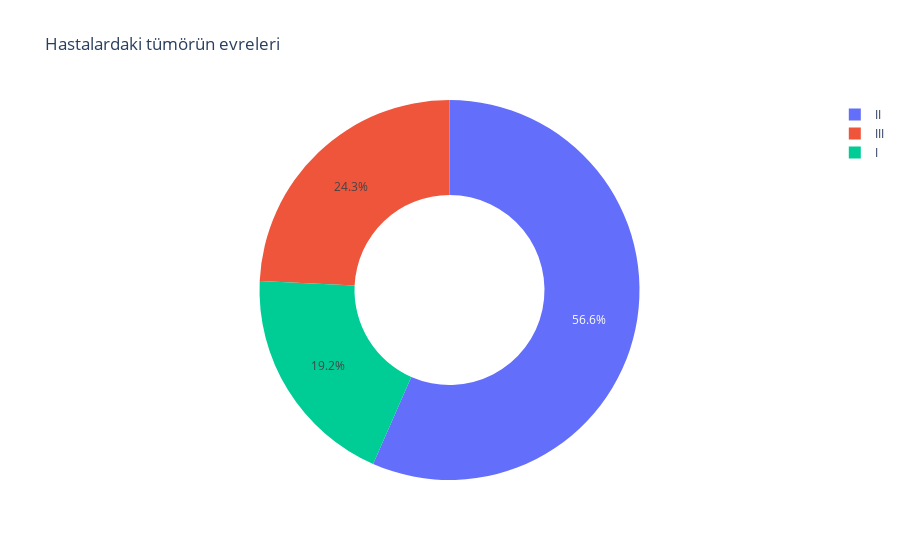

Notebook source saved alongside this figure:
### Code cell
#Hastalardaki tümör evreye göre sınfılandırma yapılıp daire ve sütun grafikleri çizdirilir.
stage = data["Tümör_Evre"].value_counts()
transactions = stage.index
quantity= stage.values
figure = px.pie(data, 
             values=quantity,
             names=transactions, hole = 0.5,
             title="Hastalardaki tümörün evreleri" )
figure.show()
data.Tümör_Evre.hist()
plt.show()

### Figure 1 — Plotly figure (JSON) as saved in the notebook; plotly's stock layout.template omitted (floating-point values rounded to 4 significant figures)
{"data": [{"domain": {"x": [0, 1], "y": [0, 1]}, "hole": 0.5, "hovertemplate": "label=%{label}<br>value=%{value}<extra></extra>", "labels": ["II", "III", "I"], "legendgroup": "", "name": "", "showlegend": true, "type": "pie", "values": [189, 81, 64]}], "layout": {"legend": {"tracegroupgap": 0}, "title": {"text": "Hastalardaki tümörün evreleri"}}}
